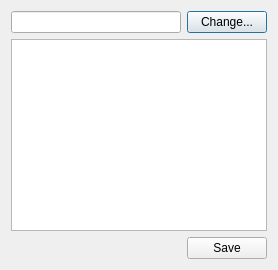
<?xml version="1.0" encoding="UTF-8"?>
<ui version="4.0">
 <class>SettingsDialog</class>
 <widget class="QDialog" name="SettingsDialog">
  <property name="windowTitle">
   <string>Options</string>
  </property>
  <layout class="QVBoxLayout" name="verticalLayout">
   <item>
    <layout class="QHBoxLayout" name="cacheLayout">
     <item><label class="QLabel" name="labelCache"><property name="text"><string>Cache Folder:</string></property></label></item>
     <item><widget class="QLineEdit" name="cacheEdit"/></item>
     <item><widget class="QPushButton" name="browseCacheBtn"><property name="text"><string>Change...</string></property></widget></item>
    </layout>
   </item>
   <item>
    <widget class="QTableWidget" name="uniqueTable"/>
   </item>
   <item>
    <layout class="QHBoxLayout" name="buttonLayout">
     <item><spacer name="spacer"><property name="orientation"><enum>Qt::Horizontal</enum></property><property name="sizeHint"><size><width>40</width><height>20</height></size></property></spacer></item>
     <item><widget class="QPushButton" name="saveBtn"><property name="text"><string>Save</string></property></widget></item>
    </layout>
   </item>
  </layout>
 </widget>
 <resources/>
 <connections/>
</ui>
